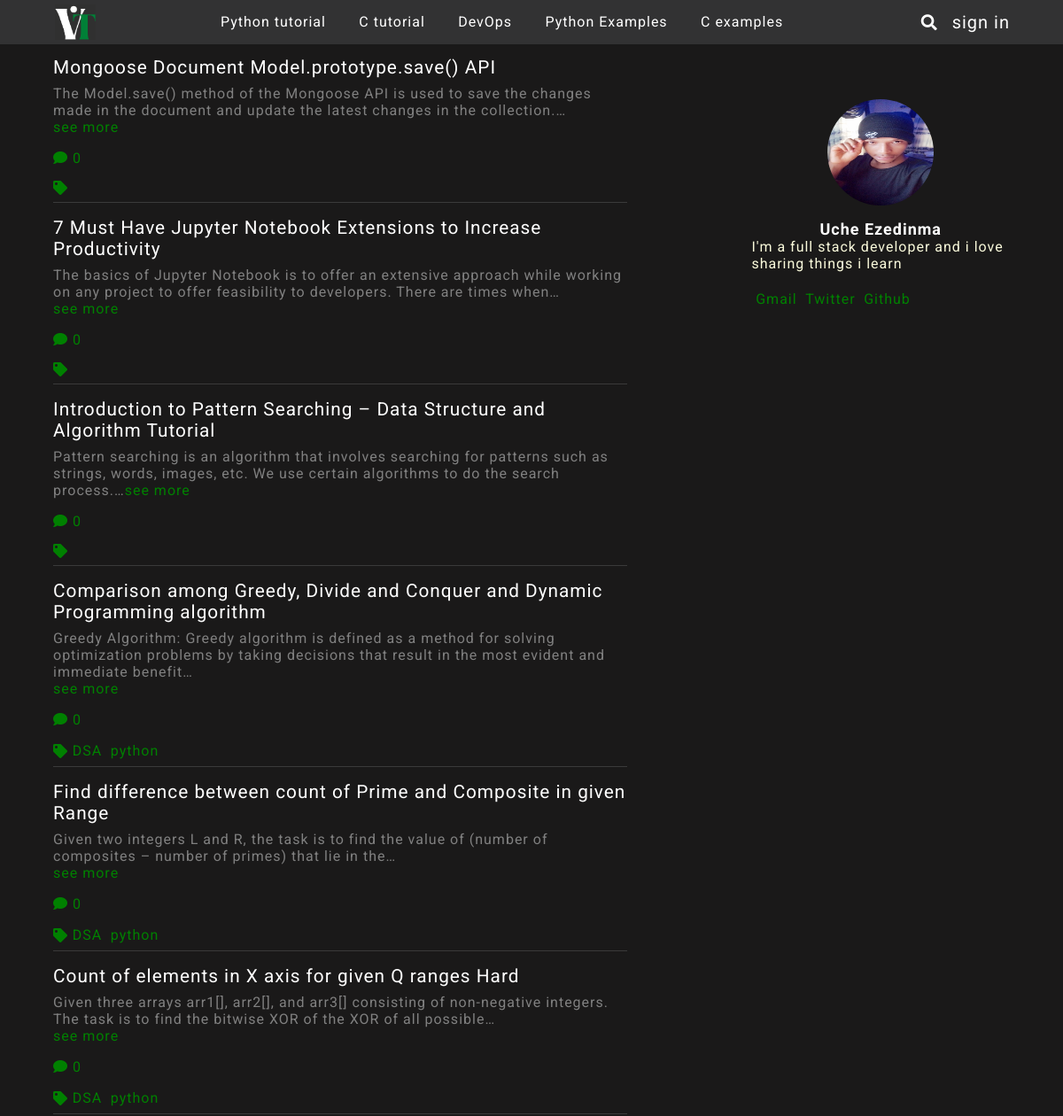
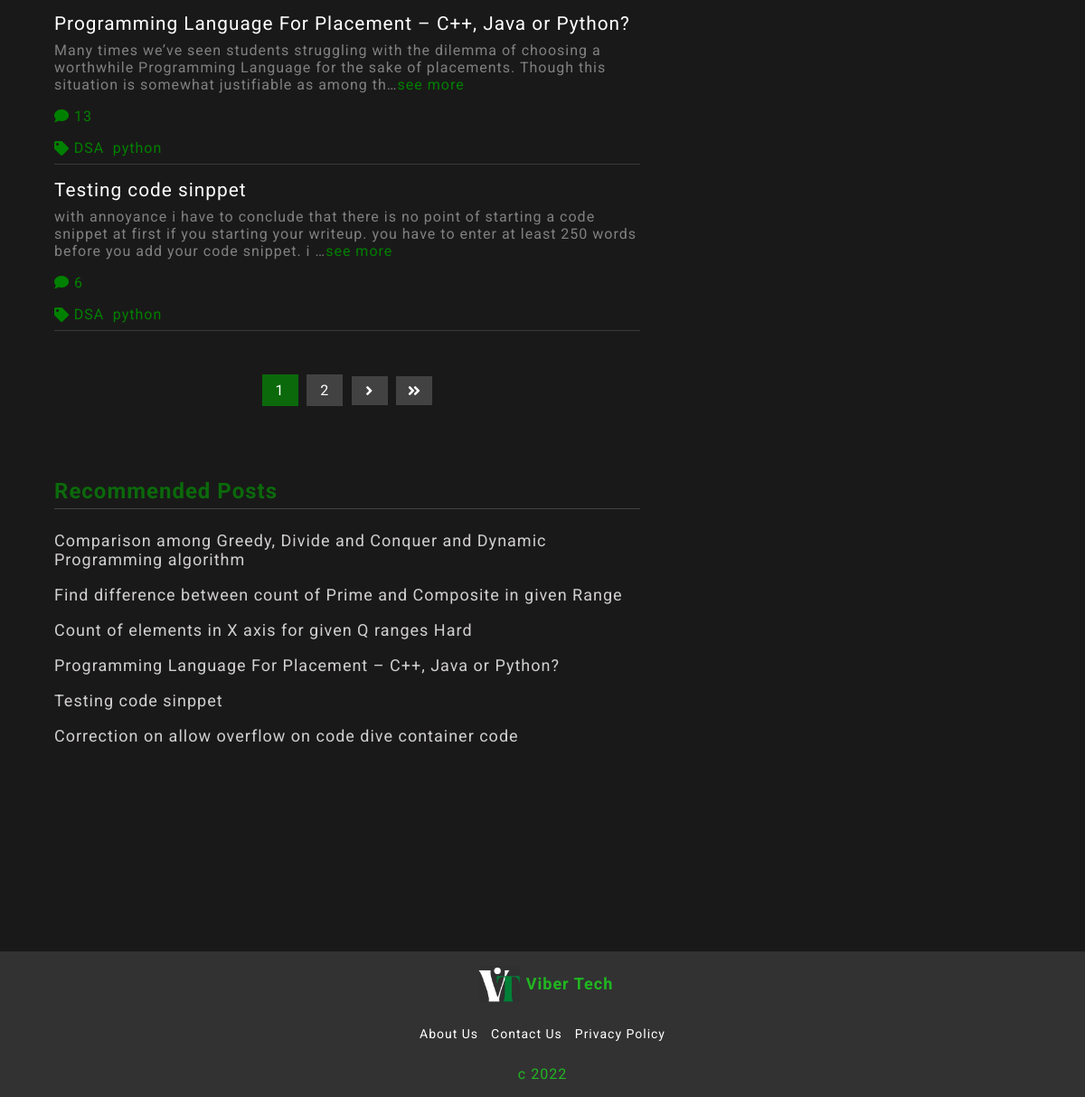
The page / on the database its author committed (2 pictures, top to bottom).
### blog/models.py (models this page shows, shortened)
class Section(models.Model):
    name = models.CharField(max_length=255)
    slug = AutoSlugField(populate_from= 'name',  unique=True, null=True)

class Post(models.Model):
    title = models.CharField(max_length = 500)
    body = RichTextUploadingField()
    author = models.ForeignKey(User, on_delete = models.CASCADE)
    likes = models.ManyToManyField(User, default=None,  related_name="like")
    updated = models.DateTimeField(auto_now = True)
    image = models.ImageField(upload_to = "media/img")
    created = models.DateTimeField(auto_now_add = True)
    status = models.IntegerField(choices=STATUS, default=0)
    category = models.ForeignKey(Section, on_delete=models.CASCADE, blank=True, null=True)
    recommend = models.BooleanField(default=False)
    tags = TaggableManager()
    def num_comments(self):
        return self.comment_set.all().count()
    def like(self, user):
        if user in self.likes.all():
          self.likes.remove(user)
        else:
          self.likes.add(user)
        self.save

### blog/views.py (the view)
# urls.py: path("", HomePage, name='home'),
def HomePage(request):
    posts = Post.objects.all()
    recommended = Post.objects.filter(recommend=True)
    paginator = Paginator(posts, 8)
    page = request.GET.get('page')
    posts = paginator.get_page(page)
    return render(request, "post/home.html", {'posts':posts, 'recommended':recommended})

### blog/templatetags/cat_menu.py (called while the page is built)
@register.simple_tag
def get_cats():
        return Section.objects.all()

@register.simple_tag
def get_3cats():
        return Section.objects.all()[:3]

### blog/templates/post/home.html (shortened to what this page needs)
{% extends 'base.html' %}
{% load socialaccount %}
{% load static %}
{% block content %}
<div class="posts-about">
	<div class="container">
	<div class="posts">
		{% for post in posts %}
		<div class="post-container">
			<div class="post-title"><a href="{% url 'content' post.id %}">{{post.title}}</a></div>
			<div class="post-body">{{post.body|safe|truncatechars:200}}<span class="color-green"><a href="{% url 'content' post.id %}">see more</a></span></div>
			<div class='action-btns'>
				<i class='fas'>&#xf075;</i> <span>{{post.num_comments}}</span>
			</div>
			<div class='tags'>
				<i class="fas fa-tag"></i>
				<div class="tag-names">
				{% for tag in post.tags.all %}
				<a href="{% url 'tagged' tag.slug %}">{{tag.name}}</a>
				{% endfor %}
			        </div>
			</div>
		</div>
		{% endfor %}
                {% if posts.has_next %}
		<div class="paginator">
			{% for num in posts.paginator.page_range %}
			{% if posts.number == num %}
			<div class="c-num"><a href="">{{num}}</a></div>
			{% elif num > posts.number|add:'-3' and num < posts.number|add:'3' %}
			<div class="num"><a href="?page={{num}}">{{num}}</a></div>
			{% endif %}
			{% endfor %}
			{% if posts.has_next %}
			<div class="num"><a href="?page={{posts.next_page_number}}"><i class='fas fa-angle-right'></i></a></div>
			<div class="num"><a href="?page={{posts.paginator.num_pages}}"><i class='fas fa-angle-double-right'></i></a></div>
			{% endif %}
		</div>
		{% endif %}
		<div class="related-post">
			<h3>Recommended Posts</h3>
			{% for post in recommended %}
			<a>{{post.title}}</a>
			{% endfor %}
		</div>
	</div>
	<div class="author-rcm">
		<div class="about-author">
			<img src="{% static '/img/vix.jpeg' %}">
			<div class="author">
				<p class="author-name">Uche Ezedinma</p>
				<p>I'm a full stack developer and i love sharing things i learn</p>
				<div class="social">
					<a href="">Gmail</a>
					<a href="">Twitter</a>
					<a href="">Github</a>
				</div>
			</div>
		</div>
	</div>
</div>
</div>
{% endblock content %}

### blog/templates/base.html (shortened to what this page needs)
{% load static %}
{% load socialaccount %}
{% load cat_menu %}
{% get_cats as categories %}
{% get_3cats as three_categories %}
<!DOCTYPE html>
<html>
<head>
	<link rel="stylesheet" href="{% static 'css/style.css' %}">
	<link rel="stylesheet" href="https://use.fontawesome.com/releases/v5.5.0/css/all.css"
>
	<link rel="stylesheet"
		href="https://maxst.icons8.com/vue-static/landings/line-awesome/line-awesome/1.3.0/css/line-awesome.min.css">
</head>
<body>
	<header>
		<div class="container">
			<div class="head-menu">
				<div class="head-icon">
					<a href="{% url 'home' %}"><img src="{% static '/img/Tc.png' %}"></a>
				</div>
				<div class="big-screen-nav">
					{% for cat in categories %}
					<a href="{% url 'section' cat.slug %}">{{cat.name}}</a>
					{% endfor %}
				</div>
				<div class="search-icon">
					<i class="fa fa-search search-btn" > </i>
                                        <div class="dsign">
					{% if user.is_authenticated %}
					<a href="{% url 'logout' %}"><span class="logout-btn">sign out</span></a>
					{% else %}
					<a><span class="login-btn">sign in</span></a>
					{% endif %}
				        </div>
				</div>
			</div>
		</div>
	</header>
	{% block content %}
	{% endblock %}
	<div class="rsign">
		<a><span class="login-btn">sign in</span></a>
	</div>
	<footer>
		<div class="footer-logo">
			<img src="{% static '/img/Tc.png' %}">
			<h2>Viber Tech</h2>
		</div>
		<div class="company">
			<div class="abt">
				<a href="">About Us</a>
				<a href="">Contact Us</a>
				<a href="">Privacy Policy</a>
			</div>
		</div>
		<p>c {% now "Y" %}</p>
	</footer>
</body>
</html>

### static/css/style.css (style rules this page uses)
body { background: rgb(26, 25, 25); color: #fff; position: relative; min-height: 100%; font-family: 'Roboto', sans-serif; letter-spacing: 1px; }
.container { width: 90%; }
* { padding: 0; margin: 0; }
header { width: 100%; display: flex; justify-content: center; align-items: center; position: fixed; background: #323233; top: 0; left: 0; z-index: 1; }
.head-menu { width: 100%; padding: 0.3em 0; display: flex; justify-content: space-between; align-items: center; margin: auto }
.big-screen-nav { display: flex; justify-content: space-between; align-items: center; width: 60%; }
.big-screen-nav a { color: #fff; margin-right: 0.8em; text-decoration: none; font-size: 1em; }
.head-icon { width: 15%; text-align: left; }
.head-icon img { width: 50px; height: 100%; object-fit: contain; }
.head-icon a { display: block; justify-content: flex-start; align-items: flex-start; float: left; width: 100%; height: 40px; color: rgb(33, 182, 33); text-decoration: none; }
.search-icon { display: flex; justify-content: flex-end; align-items: center; width: 20%; text-align: right; position: relative; }
.search-icon i { font-size: 18px; }
.search-icon a { text-decoration: none; font-size: 20px; margin-left: 0.8em; color: #fff; }
.posts-about { width: 100%; display: flex; justify-content: center; align-items: center; margin-top: 3em; margin-bottom: 8em; padding-bottom: 5em; }
.posts-about .container { display: flex; justify-content: space-between; align-items: flex-start; }
.posts { width: 60%; display: flex; flex-direction: column; align-items:center; justify-content: center; }
.post-container { width: 100%; display: flex; flex-direction: column; justify-content: flex-start; align-items: flex-start; border-bottom: 1px solid rgb(58, 58, 58); margin-top: 1em; }
.post-title { width: 100%; font-size: 1.3em; }
.post-title a { text-decoration: none; color: #fff; }
.post-body { width: 100%; color: grey; margin-bottom: 1em; margin-top: 0.5em; }
.color-green a { color: green; text-decoration: none; }
.action-btns { color: green; margin-bottom: 0.5em; }
.tags { display: flex; align-items: center; color: green; margin: 0.5em 0; }
.tag-names { display: flex; align-items: center; flex-wrap: wrap; }
.tags a { text-decoration: none; color: green; margin: 0 0.3em; }
.author-rcm { width: 27%; margin-top: 3em; }
.about-author { display: block; width: 100%; }
.about-author img { width: 120px; height: 120px; border-radius: 50%; display: flex; margin: 1em auto; }
.author { color: rgb(250, 250, 219); }
.author-name { text-align: center; font-weight: bold; font-size: 18px; color: #fff; }
.social { display: flex; margin-top: 1em; }
.social a { text-decoration: none; color: green; margin: 0.3em; }
.paginator { width: 70%; display: flex; justify-content: center; align-items: center; margin: 3em 0; }
.num { width: 40px; margin: 0 0.3em; background:rgb(66, 66, 66); color: white; text-align: center; }
.c-num { width: 40px; margin: 0 0.3em; background:rgb(11, 105, 11); color: white; text-align: center; }
.num a { text-decoration: none; color: #fff; width: 100%; display: flex; text-align: center; justify-content: center; padding: 8px 0; }
.c-num a { text-decoration: none; color: #fff; width: 100%; display: flex; text-align: center; justify-content: center; padding: 8px 0; }
.related-post { width: 100%; margin-top: 2em; margin-bottom: 1em; display: flex; flex-direction: column; justify-content: flex-start; align-items: flex-start; }
.related-post h3 { width: 100%; padding-bottom: 5px; margin-bottom: 1em; font-size: 1.5em; color:rgb(11, 105, 11); border-bottom: 1px solid rgb(68, 68, 68); }
.related-post a { margin-bottom: 1em; color:rgb(209, 207, 207); text-decoration: none; font-size: 18px; }
footer { width: 100%; background: #323233; text-align: center; color:rgb(33, 182, 33); padding: 1em 0; position: absolute; bottom: -8em; }
.footer-logo { display: flex; align-items: center; justify-content: center; }
.footer-logo img { width: 60px; height: 40px; object-fit: contain; }
.footer-logo h2 { font-size: 18px; }
footer p { margin-top: 1em; }
.company { width: 100%; display: flex; flex-direction: column; justify-content: center; align-items: center; margin-top: 1em; }
.abt { display: flex; margin: 0.7em 0; }
.abt a { text-decoration: none; color: #fff; margin: 0 0.5em; font-size: 14px; }

### rows shown on the page
Section: name "Python tutorial"
Section: name "C tutorial"
Section: name "DevOps"
Section: name "Python Examples"
Section: name "C examples"
Post: title "Mongoose Document Model.prototype.save() API", body "The Model.save() method of the Mongoose API is used to save the changes made in the document and update the latest changes in the collection.…", num_comments "0"
Post: title "7 Must Have Jupyter Notebook Extensions to Increase Productivity", body "The basics of Jupyter Notebook is to offer an extensive approach while working on any project to offer feasibility to developers. There are times when…", num_comments "0"
Post: title "Introduction to Pattern Searching – Data Structure and Algorithm Tutorial", body "Pattern searching is an algorithm that involves searching for patterns such as strings, words, images, etc. We use certain algorithms to do the search process.…", num_comments "0"
Post: title "Comparison among Greedy, Divide and Conquer and Dynamic Programming algorithm", body "Greedy Algorithm: Greedy algorithm is defined as a method for solving optimization problems by taking decisions that result in the most evident and immediate benefit…", num_comments "0"
Tag: name "DSA"
Tag: name "python"
Post: title "Find difference between count of Prime and Composite in given Range", body "Given two integers L and R, the task is to find the value of (number of composites – number of primes) that lie in the…", num_comments "0"
Post: title "Count of elements in X axis for given Q ranges Hard", body "Given three arrays arr1[], arr2[], and arr3[] consisting of non-negative integers. The task is to find the bitwise XOR of the XOR of all possible…", num_comments "0"
Post: title "Programming Language For Placement – C++, Java or Python?", body "Many times we’ve seen students struggling with the dilemma of choosing a worthwhile Programming Language for the sake of placements. Though this situation is somewhat justifiable as among th…", num_comments "13"
Post: title "Testing code sinppet", body "with annoyance i have to conclude that there is no point of starting a code snippet at first if you starting your writeup. you have to enter at least 250 words before you add your code snippet. i …", num_comments "6"
Post: title "Correction on allow overflow on code dive container code"

### other values the page prints
{{ num }} "1"
{{ num }} "2"
